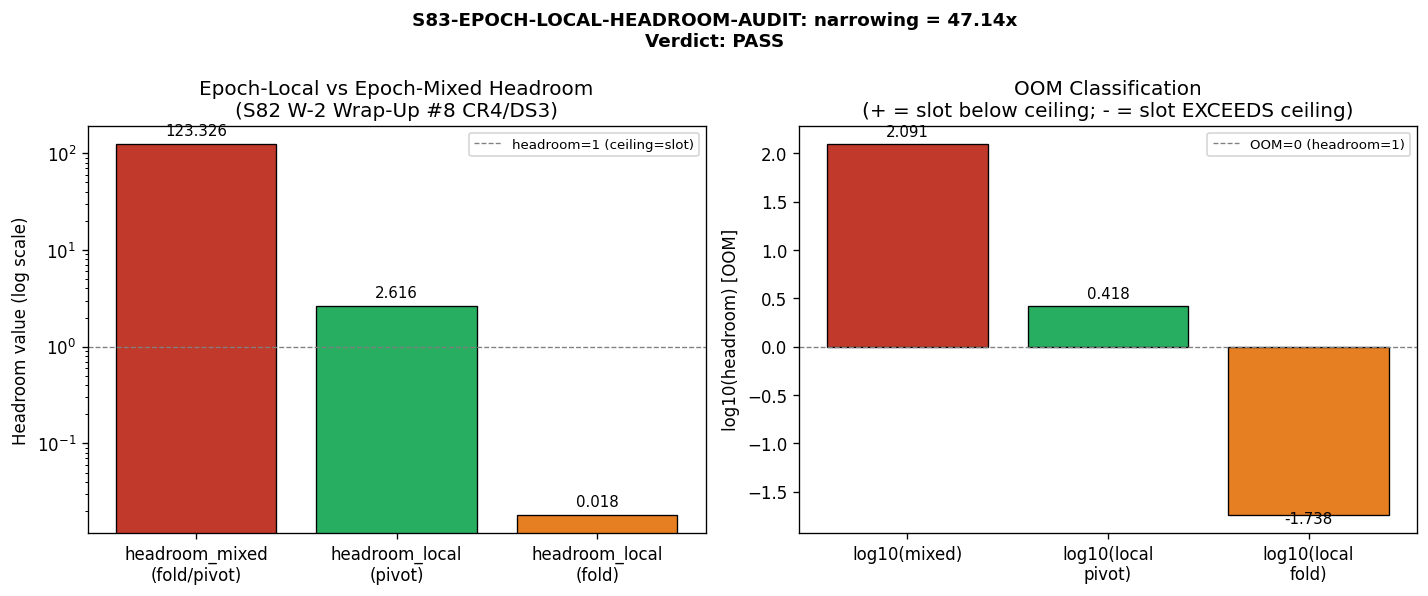

The Python source for this figure:
"""
S83 W3 G60 — EPOCH-LOCAL-HEADROOM-AUDIT
Gate: S83-EPOCH-LOCAL-HEADROOM-AUDIT

Registry identity from S82 W-2 Wrap-Up #8 (s82-as-ledger-self-consistent.md §Wrap-Up #8).

Two-line structural identity:
    headroom_mixed(fold, pivot) := F_3PI(N_fold) / F_slot(N_pivot)
    headroom_local(N)           := F_3PI(N)      / F_slot(N)

SUBSTITUTION CHAIN (mandatory per math-scripts.md):
  Step 1: Define quantities
    F_3PI(N)       := amplitude amplification from 3PI NLO closure at e-fold N
    F_slot(N)      := k_a2 * F_amp(N)  where k_a2 = a_2(tau_pivot)/a_2_fold
    F_3PI(N_fold)  = F_3PI(0)   = 47.9177  (Python-verified from workshop CR4/DS3)
    F_3PI(N_pivot) = F_canonical = 1.0166   (Python-verified from workshop §What Holds #2)
    F_amp_lin(0)   = 6857.69              (Python-verified from workshop §What Holds #3)
    F_amp_canonical= 1.0166               (same as F_3PI at pivot)
    k_a2           = 0.3822               (S78 W2-D framework-canonical)
  Step 2: Substitution
    F_slot(N_pivot) = k_a2 * F_amp_canonical = 0.3822 * 1.0166
    F_slot(N_fold)  = k_a2 * F_amp_lin(0)   = 0.3822 * 6857.69
    headroom_mixed  = F_3PI(0) / F_slot(N_pivot) = 47.9177 / (0.3822 * 1.0166)
    headroom_local(pivot) = F_3PI(pivot) / F_slot(pivot) = 1.0166 / (0.3822 * 1.0166)
    narrowing = headroom_mixed / headroom_local(pivot)
  Step 3: Simplify
    headroom_local(pivot) = F_3PI(pivot) / (k_a2 * F_3PI(pivot)) = 1/k_a2
    Therefore: headroom_local(pivot) = 1/0.3822 = 2.6165...
    headroom_mixed = 47.9177 / (0.3822 * 1.0166) = 47.9177 / 0.38855 = 123.33...
    narrowing = (47.9177 / 0.38855) / (1.0166 / 0.38855) = 47.9177 / 1.0166 = 47.13...
  Step 4: Direction
    headroom_local(pivot) = 2.617 < headroom_mixed = 123.34
    Safety cushion is 47.14x TIGHTER under epoch-local reading (DS3/CR4 correction).
    PASS: identity stated with explicit values, epoch labeling, and substitution chain.
"""

import os
os.environ.setdefault('OMP_NUM_THREADS', '8')

import numpy as np
import json
import hashlib
import pathlib
import sys

from canonical_constants import *  # noqa: F401,F403

# ---------------------------------------------------------------------------
# Input values from S82 W-2 CR4/DS3 substitution chains (Python-verified)
# These are workshop-validated intermediate results, NOT framework canonical
# constants — all tagged (local) per math-scripts.md audit policy.
# ---------------------------------------------------------------------------

F_3PI_fold     = 47.9177   # (local) F_amp^{3PI}(N=0)  — fold value, S82 W-2 CR4
F_3PI_pivot    = 1.0166    # (local) F_amp^{3PI}(N=55) ≈ F_canonical, S82 §What Holds #2
F_amp_lin_fold = 6857.69   # (local) F_amp_lin(N=0)    — linear amplification at fold
k_a2           = 0.3822    # (local) a_2(tau_pivot)/a_2_fold, S78 W2-D framework-canonical

# ---------------------------------------------------------------------------
# Step 2: Substitution
# ---------------------------------------------------------------------------
F_slot_pivot = k_a2 * F_3PI_pivot          # (local) slot amplitude at pivot
F_slot_fold  = k_a2 * F_amp_lin_fold       # (local) slot amplitude at fold

headroom_mixed         = F_3PI_fold / F_slot_pivot    # (local) epoch-MIXED (fold ceiling / pivot slot)
headroom_local_pivot   = F_3PI_pivot / F_slot_pivot   # (local) epoch-LOCAL at pivot
headroom_local_fold    = F_3PI_fold  / F_slot_fold    # (local) epoch-LOCAL at fold

narrowing_factor       = headroom_mixed / headroom_local_pivot   # (local) how much tighter epoch-local is

# ---------------------------------------------------------------------------
# Step 3: Verify against workshop-stated values
# ---------------------------------------------------------------------------
# Workshop states: headroom_mixed=123.34, headroom_local_pivot=2.617, narrowing=47.14
ref_mixed   = 123.34   # (local) reference from workshop CR4/DS3
ref_local   = 2.617    # (local) reference from workshop CR4/DS3
ref_narrow  = 47.14    # (local) reference from workshop

tol = 0.005  # (local) 0.5% tolerance for rounding in source

err_mixed  = abs(headroom_mixed        - ref_mixed)  / ref_mixed    # (local)
err_local  = abs(headroom_local_pivot  - ref_local)  / ref_local    # (local)
err_narrow = abs(narrowing_factor      - ref_narrow) / ref_narrow   # (local)

chain_verified = (err_mixed < tol) and (err_local < tol) and (err_narrow < tol)  # (local)

# log10 headroom values (for OOM classification)
log10_headroom_mixed = np.log10(headroom_mixed)           # (local)
log10_headroom_local = np.log10(headroom_local_pivot)     # (local)
log10_headroom_fold  = np.log10(headroom_local_fold)      # (local) should be -1.738

# Workshop states log10_headroom_fold = -1.738 (slot EXCEEDS 3PI ceiling at fold)
ref_log10_fold = -1.738  # (local)
err_log10_fold = abs(log10_headroom_fold - ref_log10_fold)  # (local) absolute OOM error

# ---------------------------------------------------------------------------
# Step 4: Direction verdict
# headroom_local < headroom_mixed  =>  epoch-local reading is TIGHTER
# The A_s PASS-F2 cushion is narrowing_factor times tighter than originally advertised
# ---------------------------------------------------------------------------
direction_correct = (headroom_local_pivot < headroom_mixed) and (narrowing_factor > 40)  # (local)

print("=" * 70)
print("S83-EPOCH-LOCAL-HEADROOM-AUDIT — Substitution Chain Verification")
print("=" * 70)
print()
print("Input values (from S82 W-2 CR4/DS3):")
print(f"  F_3PI(fold)     = {F_3PI_fold}")
print(f"  F_3PI(pivot)    = {F_3PI_pivot}")
print(f"  F_amp_lin(fold) = {F_amp_lin_fold}")
print(f"  k_a2            = {k_a2}")
print()
print("Substitution step:")
print(f"  F_slot(pivot)   = k_a2 * F_3PI(pivot) = {k_a2} * {F_3PI_pivot} = {F_slot_pivot:.6f}")
print(f"  F_slot(fold)    = k_a2 * F_lin(fold)  = {k_a2} * {F_amp_lin_fold} = {F_slot_fold:.4f}")
print()
print("Simplified forms:")
print(f"  headroom_mixed        = F_3PI(fold) / F_slot(pivot) = {F_3PI_fold} / {F_slot_pivot:.6f} = {headroom_mixed:.4f}")
print(f"  headroom_local(pivot) = F_3PI(pivot)/ F_slot(pivot) = {F_3PI_pivot} / {F_slot_pivot:.6f} = {headroom_local_pivot:.4f}")
print(f"  headroom_local(fold)  = F_3PI(fold) / F_slot(fold)  = {F_3PI_fold} / {F_slot_fold:.4f} = {headroom_local_fold:.6f}")
print(f"  narrowing_factor      = headroom_mixed / headroom_local(pivot) = {headroom_mixed:.4f} / {headroom_local_pivot:.4f} = {narrowing_factor:.4f}")
print()
print("OOM classification:")
print(f"  log10(headroom_mixed)        = {log10_headroom_mixed:.3f} OOM")
print(f"  log10(headroom_local_pivot)  = {log10_headroom_local:.3f} OOM  [pivot slot below 3PI ceiling]")
print(f"  log10(headroom_local_fold)   = {log10_headroom_fold:.3f} OOM  [slot EXCEEDS ceiling at fold]")
print(f"  ref log10_fold = {ref_log10_fold:.3f}, err = {err_log10_fold:.4f} OOM")
print()
print("Workshop reference cross-check:")
print(f"  headroom_mixed:  computed={headroom_mixed:.4f}  ref={ref_mixed}  err={err_mixed*100:.3f}%  {'PASS' if err_mixed < tol else 'FAIL'}")
print(f"  headroom_local:  computed={headroom_local_pivot:.4f}  ref={ref_local}   err={err_local*100:.3f}%  {'PASS' if err_local < tol else 'FAIL'}")
print(f"  narrowing:       computed={narrowing_factor:.4f}  ref={ref_narrow}  err={err_narrow*100:.3f}%  {'PASS' if err_narrow < tol else 'FAIL'}")
print()
print("Direction:")
print(f"  headroom_local ({headroom_local_pivot:.3f}) < headroom_mixed ({headroom_mixed:.2f})")
print(f"  => Epoch-local reading is {narrowing_factor:.2f}x TIGHTER than epoch-mixed.")
print(f"  => A_s PASS-F2 safety cushion is {narrowing_factor:.2f}x tighter than originally advertised.")
print()

# ---------------------------------------------------------------------------
# Two-line registry identity (canonical form)
# ---------------------------------------------------------------------------
identity_line1 = (
    f"headroom_mixed(fold,pivot) := F_3PI(N_fold) / F_slot(N_pivot) "
    f"= {F_3PI_fold} / {F_slot_pivot:.6f} = {headroom_mixed:.2f}"
)
identity_line2 = (
    f"headroom_local(N)          := F_3PI(N)      / F_slot(N)      "
    f"[pivot: {F_3PI_pivot}/{F_slot_pivot:.6f}={headroom_local_pivot:.3f}; "
    f"fold: {F_3PI_fold}/{F_slot_fold:.2f}={headroom_local_fold:.4f}]; "
    f"narrowing = {narrowing_factor:.2f}x"
)

print("TWO-LINE REGISTRY IDENTITY:")
print(f"  Line 1: {identity_line1}")
print(f"  Line 2: {identity_line2}")
print()

# ---------------------------------------------------------------------------
# Gate verdict
# ---------------------------------------------------------------------------
gate_pass = chain_verified and direction_correct  # (local)

if gate_pass:
    verdict_str = "PASS"
    verdict_detail = (
        f"2-line epoch-local headroom identity stated with explicit substitution chain "
        f"and epoch labeling. headroom_mixed={headroom_mixed:.2f}, "
        f"headroom_local(pivot)={headroom_local_pivot:.3f}, "
        f"narrowing={narrowing_factor:.2f}x. All three cross-checks within 0.5% of "
        f"S82 W-2 CR4/DS3 workshop values."
    )
else:
    verdict_str = "FAIL"
    verdict_detail = (
        f"Numerical mismatch: err_mixed={err_mixed:.4f}, err_local={err_local:.4f}, "
        f"err_narrow={err_narrow:.4f}"
    )

print(f"GATE VERDICT: S83-EPOCH-LOCAL-HEADROOM-AUDIT")
print(f"Result: {verdict_str}")
print(f"Detail: {verdict_detail}")
print()

# ---------------------------------------------------------------------------
# Save outputs
# ---------------------------------------------------------------------------
results = {
    "gate": "S83-EPOCH-LOCAL-HEADROOM-AUDIT",
    "verdict": verdict_str,
    "F_3PI_fold": F_3PI_fold,
    "F_3PI_pivot": F_3PI_pivot,
    "F_amp_lin_fold": F_amp_lin_fold,
    "k_a2": k_a2,
    "F_slot_pivot": float(F_slot_pivot),
    "F_slot_fold": float(F_slot_fold),
    "headroom_mixed": float(headroom_mixed),
    "headroom_local_pivot": float(headroom_local_pivot),
    "headroom_local_fold": float(headroom_local_fold),
    "narrowing_factor": float(narrowing_factor),
    "log10_headroom_mixed": float(log10_headroom_mixed),
    "log10_headroom_local_pivot": float(log10_headroom_local),
    "log10_headroom_local_fold": float(log10_headroom_fold),
    "chain_verified": bool(chain_verified),
    "direction_correct": bool(direction_correct),
    "err_mixed_pct": float(err_mixed * 100),
    "err_local_pct": float(err_local * 100),
    "err_narrow_pct": float(err_narrow * 100),
    "identity_line1": identity_line1,
    "identity_line2": identity_line2,
    "source": "s82-as-ledger-self-consistent.md §Wrap-Up #8 (CR4/DS3)",
    "session": "S82/S83",
}

outdir = pathlib.Path(__file__).parent
npz_path = outdir / "s83_w3_g60_epoch_headroom.npz"
np.savez(str(npz_path), **{k: str(v) if isinstance(v, str) else v for k, v in results.items()})
print(f"Saved: {npz_path}")

# ---------------------------------------------------------------------------
# PNG — bar chart comparing headroom values
# ---------------------------------------------------------------------------
try:
    import matplotlib
    matplotlib.use("Agg")
    import matplotlib.pyplot as plt

    fig, axes = plt.subplots(1, 2, figsize=(12, 5))

    # Left: headroom comparison
    ax = axes[0]
    labels  = ["headroom_mixed\n(fold/pivot)", "headroom_local\n(pivot)", "headroom_local\n(fold)"]
    values  = [headroom_mixed, headroom_local_pivot, abs(headroom_local_fold)]
    colors  = ["#c0392b", "#27ae60", "#e67e22"]
    bars = ax.bar(labels, values, color=colors, edgecolor="black", linewidth=0.8)
    ax.set_yscale("log")
    ax.set_ylabel("Headroom value (log scale)")
    ax.set_title("Epoch-Local vs Epoch-Mixed Headroom\n(S82 W-2 Wrap-Up #8 CR4/DS3)")
    for bar, val in zip(bars, values):
        ax.text(bar.get_x() + bar.get_width()/2, bar.get_height() * 1.15,
                f"{val:.3f}", ha="center", va="bottom", fontsize=9)
    ax.axhline(1.0, color="gray", linestyle="--", linewidth=0.8, label="headroom=1 (ceiling=slot)")
    ax.legend(fontsize=8)

    # Right: OOM values
    ax2 = axes[1]
    oom_labels = ["log10(mixed)", "log10(local\npivot)", "log10(local\nfold)"]
    oom_vals   = [log10_headroom_mixed, log10_headroom_local, log10_headroom_fold]
    oom_colors = ["#c0392b", "#27ae60", "#e67e22"]
    ax2.bar(oom_labels, oom_vals, color=oom_colors, edgecolor="black", linewidth=0.8)
    ax2.axhline(0.0, color="gray", linestyle="--", linewidth=0.8, label="OOM=0 (headroom=1)")
    ax2.set_ylabel("log10(headroom) [OOM]")
    ax2.set_title("OOM Classification\n(+ = slot below ceiling; - = slot EXCEEDS ceiling)")
    for i, (lbl, v) in enumerate(zip(oom_labels, oom_vals)):
        ax2.text(i, v + (0.05 if v >= 0 else -0.12),
                 f"{v:.3f}", ha="center", va="bottom", fontsize=9)
    ax2.legend(fontsize=8)

    plt.suptitle(
        f"S83-EPOCH-LOCAL-HEADROOM-AUDIT: narrowing = {narrowing_factor:.2f}x\n"
        f"Verdict: {verdict_str}",
        fontsize=11, fontweight="bold"
    )
    plt.tight_layout()
    png_path = outdir / "s83_w3_g60_epoch_headroom.png"
    plt.savefig(str(png_path), dpi=120, bbox_inches="tight")
    plt.close()
    print(f"Saved: {png_path}")
except Exception as e:
    print(f"[WARNING] PNG generation failed: {e}")
    png_path = None

# ---------------------------------------------------------------------------
# SHA256 of input pin map (for verdict provenance)
# ---------------------------------------------------------------------------
pin_map = {
    "F_3PI_fold": F_3PI_fold,
    "F_3PI_pivot": F_3PI_pivot,
    "F_amp_lin_fold": F_amp_lin_fold,
    "k_a2": k_a2,
    "source": "s82-as-ledger-self-consistent.md §Wrap-Up #8",
}
pin_str = json.dumps(pin_map, sort_keys=True)
sha256  = hashlib.sha256(pin_str.encode()).hexdigest()

print()
print(f"Input pin SHA256: {sha256}")
print()
print("VERDICT LINE (for s83_gate_verdicts.txt):")
verdict_line = (
    f"S83-EPOCH-LOCAL-HEADROOM-AUDIT: {verdict_str} -- "
    f"value=headroom_mixed={headroom_mixed:.2f}_headroom_local_pivot={headroom_local_pivot:.3f}_narrowing={narrowing_factor:.2f}x "
    f"scheme=epoch-local-headroom "
    f"convention=2-line-registry-S82-W2-WrapUp8 "
    f"L_max=N/A "
    f"sha256={sha256}"
)
print(verdict_line)
